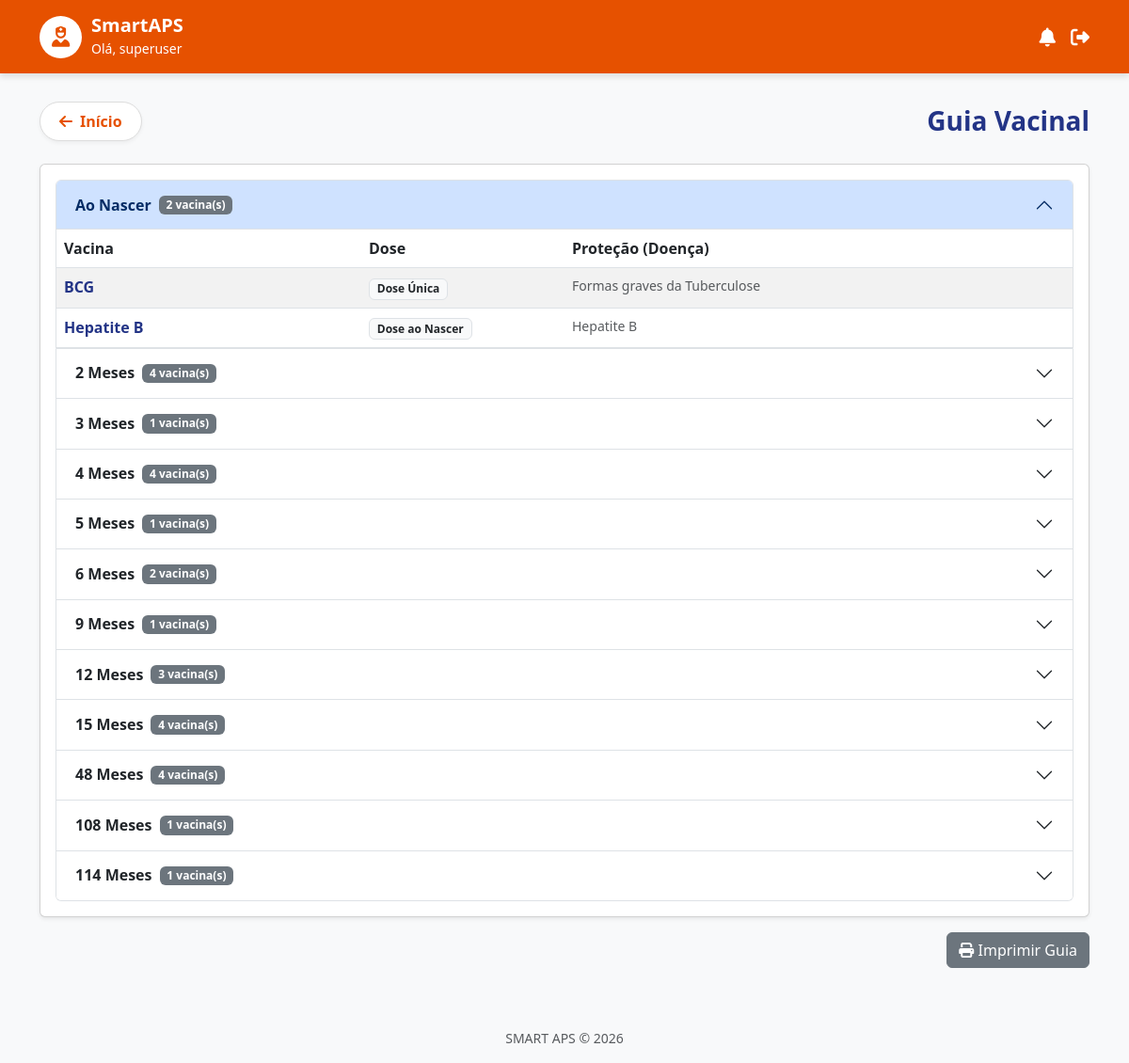
Screenshot of /calendario-guia/ (signed in) with the database file from the repository.
### core/models.py (models this page shows, shortened)
class UsuarioACS(AbstractUser):
    cnes_unidade = models.CharField("CNES da Unidade", max_length=20, blank=True)
    class Meta:
        verbose_name = "Agente Comunitário de Saúde"
        verbose_name_plural = "Agentes Comunitários de Saúde"

class Vacina(models.Model):
    nome = models.CharField(max_length=100) # Ex: BCG, Pentavalente
    descricao_doenca = models.CharField("Previne que doença", max_length=200)
    idade_alvo_meses = models.IntegerField("Idade Alvo (meses)", help_text="0 para ao nascer")
    dose_padrao = models.CharField("Dose Padrão", max_length=50, default="Dose Única")
    class Meta:
        ordering = ['idade_alvo_meses', 'nome'] # Garante a ordem do calendário

### core/views.py (the view)
# urls.py: path('calendario-guia/', views.calendario_guia, name='calendario_guia'),
@never_cache
@login_required
def calendario_guia(request):
    vacinas = Vacina.objects.all().order_by('idade_alvo_meses', 'nome')
    return render(request, 'calendario_guia.html', {'vacinas': vacinas})

### core/templates/calendario_guia.html
{% extends 'base.html' %}
{% block content %}
<div class="d-flex justify-content-between align-items-center mb-4">
    <a href="{% url 'index' %}" class="btn-voltar-destaque">
        <i class="fa-solid fa-arrow-left"></i> Início
    </a>
    <h3 class="text-primary fw-bold m-0">Guia Vacinal</h3>
</div>
<div class="card shadow-sm">
    <div class="card-body">
        {% regroup vacinas by idade_alvo_meses as idade_list %}
        <div class="accordion" id="accordionVacinas">
            {% for idade in idade_list %}
            <div class="accordion-item">
                <h2 class="accordion-header">
                    <button class="accordion-button {% if not forloop.first %}collapsed{% endif %}" type="button" data-bs-toggle="collapse" data-bs-target="#collapse{{ forloop.counter }}">
                        <strong class="me-2">
                            {% if idade.grouper == 0 %}
                                Ao Nascer
                            {% else %}
                                {{ idade.grouper }} Meses
                            {% endif %}
                        </strong>
                        <span class="badge bg-secondary">{{ idade.list|length }} vacina(s)</span>
                    </button>
                </h2>
                <div id="collapse{{ forloop.counter }}" class="accordion-collapse collapse {% if forloop.first %}show{% endif %}" data-bs-parent="#accordionVacinas">
                    <div class="accordion-body p-0">
                        <table class="table table-striped mb-0">
                            <thead>
                                <tr>
                                    <th scope="col" style="width: 30%;">Vacina</th>
                                    <th scope="col" style="width: 20%;">Dose</th>
                                    <th scope="col">Proteção (Doença)</th>
                                </tr>
                            </thead>
                            <tbody>
                                {% for vacina in idade.list %}
                                <tr>
                                    <td class="fw-bold text-primary">{{ vacina.nome }}</td>
                                    <td><span class="badge bg-light text-dark border">{{ vacina.dose_padrao }}</span></td>
                                    <td class="text-muted small">{{ vacina.descricao_doenca }}</td>
                                </tr>
                                {% endfor %}
                            </tbody>
                        </table>
                    </div>
                </div>
            </div>
            {% endfor %}
        </div>
    </div>
</div>
<div class="mt-3 text-end">
    <button onclick="window.print()" class="btn btn-secondary">
        <i class="fa-solid fa-print"></i> Imprimir Guia
    </button>
</div>
{% endblock %}

### core/templates/base.html (shortened to what this page needs)
<!DOCTYPE html>
<html lang="pt-br">
<head>
    <link href="https://cdn.jsdelivr.net/npm/bootstrap@5.3.0/dist/css/bootstrap.min.css" rel="stylesheet">
    <link href="https://cdnjs.cloudflare.com/ajax/libs/font-awesome/6.4.0/css/all.min.css" rel="stylesheet">
</head>
<body>
    <div class="header-custom">
        <div class="container d-flex justify-content-between align-items-center">
            <div class="d-flex align-items-center">
                <div class="user-avatar">
                    <i class="fa-solid fa-user-nurse"></i>
                </div>
                <div>
                    <h5 class="m-0 fw-bold text-white" style="color: white !important;">SmartAPS</h5>
                    <small>Olá, {{ user.username|default:"ACS" }}</small>
                </div>
            </div>
            <div class="d-flex gap-3 align-items-center">
                <i class="fa-solid fa-bell fa-lg" style="cursor: pointer;"></i>
                {% if user.is_authenticated %}
                <form method="post" action="{% url 'logout' %}" class="d-inline m-0 p-0">
                    <button type="submit" class="btn p-0 border-0 bg-transparent text-white" title="Sair">
                        <i class="fa-solid fa-right-from-bracket fa-lg"></i>
                    </button>
                </form>
                {% endif %}
            </div>
        </div>
    </div>
    <div class="container flex-grow-1 mb-5">
        {% block content %}{% endblock %}
    </div>
    <footer class="text-center py-3 text-muted small mt-auto">
        SMART APS &copy; {% now "Y" %}
    </footer>
</body>
</html>

### core/templates/base.html (style rules this page uses)
:root { --primary-color: #E65100; --primary-hover: #BF360C; --secondary-blue: #233486; --bg-color: #F8F9FA; --status-atrasada-bg: #FFEBEE; --status-atrasada-text: #D32F2F; --status-atrasada-border: #EF5350; --status-aplicada-bg: #E8F5E9; --status-aplicada-text: #2E7D32; --status-aplicada-border: #66BB6A; --status-pendente-bg: #F5F5F5; --status-pendente-text: #616161; --status-pendente-border: #BDBDBD; }
body { background-color: var(--bg-color); font-family: 'Segoe UI', Tahoma, Geneva, Verdana, sans-serif; min-height: 100vh; display: flex; flex-direction: column; }
.header-custom { background-color: var(--primary-color); color: white; padding: 15px 0; box-shadow: 0 4px 6px rgba(0,0,0,0.1); margin-bottom: 30px; }
.user-avatar { background-color: white; color: var(--primary-color); border: 2px solid rgba(255,255,255,0.8); width: 45px; height: 45px; border-radius: 50%; display: inline-flex; align-items: center; justify-content: center; font-size: 22px; margin-right: 10px; }
h1, h2, h3, h4, h5, .text-primary { color: var(--secondary-blue) !important; }
.btn-voltar-destaque { background-color: white; color: var(--primary-color); border: 1px solid #ddd; font-weight: 600; border-radius: 50px; padding: 8px 20px; text-decoration: none; display: inline-flex; align-items: center; gap: 8px; transition: all 0.2s; box-shadow: 0 2px 4px rgba(0,0,0,0.05); }

### rows the page displays
UsuarioACS: username "superuser"
Vacina: nome "BCG", dose_padrao "Dose Única", descricao_doenca "Formas graves da Tuberculose"
Vacina: nome "Hepatite B", dose_padrao "Dose ao Nascer", descricao_doenca "Hepatite B"

### other values shown
{{ idade.list|length }} "2" "4" "1" "4" "1" "2" "1" "3" "4" "4" "1" "1"
{{ idade.grouper }} "2" "3" "4" "5" "6" "9" "12" "15" "48" "108" "114"
